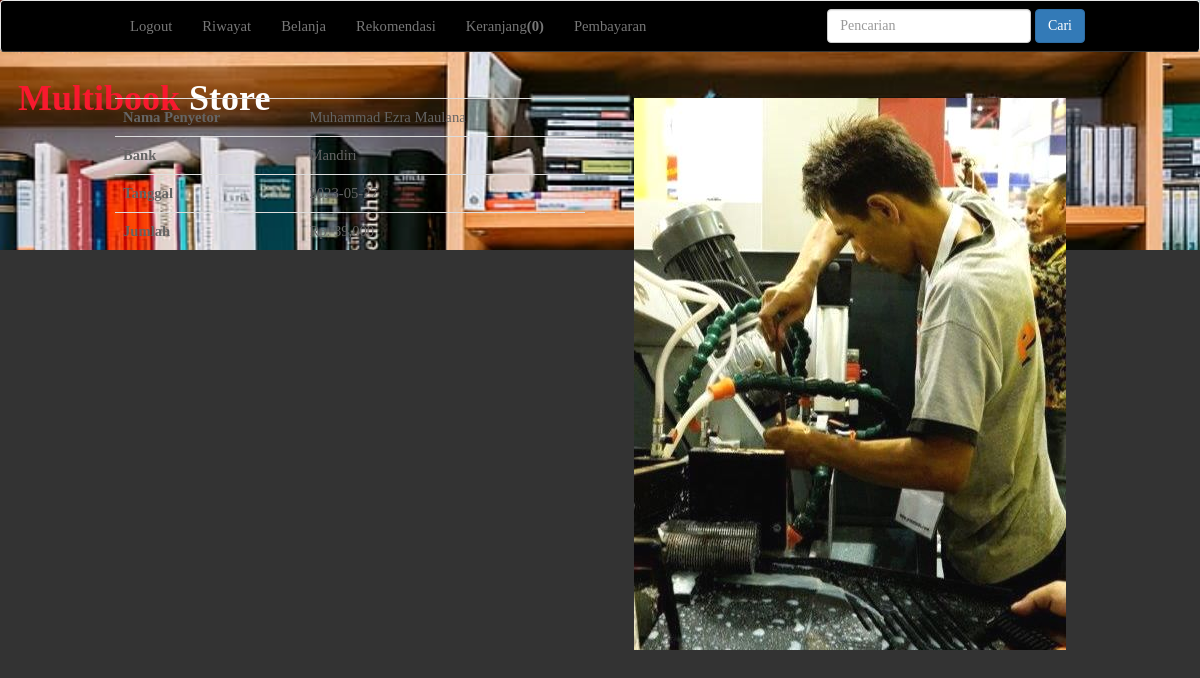
The app's page /lihat_pembayaran.php?id=12 (signed in) with its own data.
### tables this page shows
CREATE TABLE `pembayaran` (
  `id_pembayaran` int(11) NOT NULL,
  `id_pembelian` int(11) NOT NULL,
  `nama` varchar(255) NOT NULL,
  `bank` varchar(255) NOT NULL,
  `jumlah` int(11) NOT NULL,
  `tanggal` date NOT NULL,
  `bukti` varchar(255) NOT NULL
);

### lihat_pembayaran.php (the view, shortened to what this page needs)
<!DOCTYPE html>
<html>
<head>
	<link rel="stylesheet" type="text/css" href="admin/assets/css/bootstrap.css">
</head>
<body>
    <link href="assets/bootstrap/css/bootstrap.min.css" rel="stylesheet">
    <link href="assets/style.css" rel="stylesheet">
<body>
  <div id="container">
    <div id="header">
      <div class="headerBackground">
        <h1><font color="#f8192e"><br><br><b>&nbsp;&nbsp;Multibook</font><font color="#ffffff"> Store</font></b></h1>
      </div>
    </div>
  <body>
	<nav class="navbar navbar-default" style="background: black;">
		<div class="container" style="background: black;" >
			<ul class="nav navbar-nav">
				<?php if (isset($_SESSION['pelanggan'])): ?>
				<li><a href="logout.php" onclick="return confirm('Apakah Anda Yakin ?')">Logout</a></li>
				<li><a href="riwayat.php">Riwayat</a></li>
				<?php else: ?>
				<li><a href="login.php">Login</a></li>
				<li><a href="daftar.php">Daftar</a></li>
				<li><a href="about.php">About</a></li>
				<?php endif ?>
				<li><a href="index.php">Belanja</a></li>
				<li><a href="rekomendasi.php">Rekomendasi</a></li>
				<?php if(!isset($_SESSION["keranjang"])) : ?>
					<li><a href="keranjang.php">Keranjang<strong>(0)</strong></a></li>
			<?php endif ?>
				<li><a href="bayar.php">Pembayaran</a></li>
			</ul>
			<form action="pencarian.php" method="get" class="navbar-form navbar-right">
				<input type="text" name="keyword" class="form-control" placeholder="Pencarian">
				<button class="btn btn-primary">Cari</button>
			</form>
		</div>
	</nav>
	<?php
	$koneksi = new mysqli("localhost","root","","hidupsehat");
	$id_pembelian = $_GET['id'];
	$ambil = $koneksi->query("SELECT * FROM pembayaran
		LEFT JOIN pembelian ON pembayaran.id_pembelian=pembelian.id_pembelian
		WHERE pembelian.id_pembelian='$id_pembelian'");
	$pecah = $ambil->fetch_assoc();
	?>
		<div class="container">
			<h3>Lihat Pembayaran</h3>
			<div class="row">
				<div class="col-md-6">
					<div class="form-group">
						<table class="table">
							<tr>
								<th>Nama Penyetor</th>
								<td><?php echo $pecah['nama']; ?></td>
							</tr>
							<tr>
								<th>Bank</th>
								<td><?php echo $pecah['bank']; ?></td>
							</tr>
							<tr>
								<th>Tanggal</th>
								<td><?php echo $pecah['tanggal']; ?></td>
							</tr>
							<tr>
								<th>Jumlah</th>
								<td>Rp. <?php echo number_format($pecah['jumlah']); ?></td>
							</tr>
						</table>
					</div>
				</div>
				<div class="col-md-6">
					<img src="bukti_pembayaran/<?php echo $pecah['bukti']; ?>" class="img-responsive">
				</div>
			</div>
		</div>
</body>
</html>

### css/style.css (style rules this page uses)
* { margin:0px auto; }
html, body { height: 100%; }
body { margin: 0px; padding: 0px; background: #333333; font-family: 'Varela', sans-serif; font-size: 11pt; font-weight: 300; color: #656565; }
h1, h2, h3 { margin: 0; padding: 0; font-weight: 700; color: #2B3F48; }
p, ol, ul { margin-top: 0; }
ol, ul { padding: 0; list-style: none; }
a { color: #0000FF; }
.container { overflow: hidden; margin: 0em auto; width: 1000px; }
.box1, .box2, .box3, { float: left; margin-right: 20px; }
#header { width: 100%; z-index: :1000; position: fixed; height:60px; background: #f8192e; }
* { box-sizing: border-box; }
body { font-family: "lora"; }
.navbar { background-color: #171717; border-bottom: 1px solid #333333; }

### lihat_pembayaran.php (style rules this page uses)
#header .headerBackground { width: 1520px; height: 250px; background: url(img/background.jpg); background-size: cover; }
#header { background: blue; width: 940px; height: 240px; }
h1 { padding-top: 0px; }

### records on screen
pembayaran: nama "Muhammad Ezra Maulana", bank "Mandiri", tanggal "2023-05-27", jumlah "39,000", bukti (picture)
